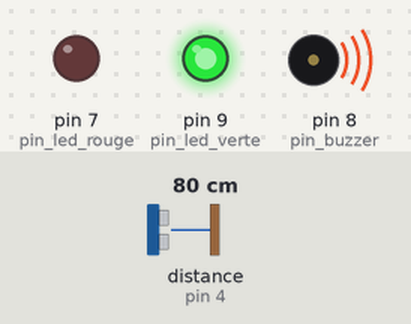
Bench run of a sketch on a simulated Arduino Uno, built with avr-gcc and run on an emulated ATmega328P. Shown: output pins drawn as LEDs (lit = HIGH), buzzer (waves = sounding). Wiring (inferred from the names in the program): ultrasonic range finder: trigger pin 4; echo pin 4. Inputs (shaded band) come from the test bench; at power-on: distance to the obstacle (sensor on pin 4) 80 cm.

Above: at 1.29 s.
1.3 s: distance to the obstacle (sensor on pin 4) set to 54 cm
4.3 s: distance to the obstacle (sensor on pin 4) set to 46 cm
At 4.76 s:
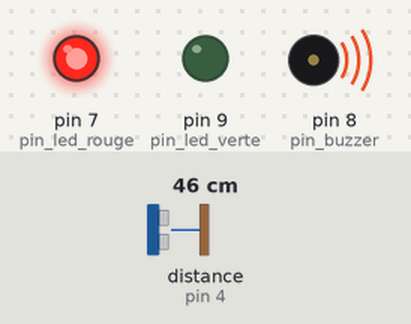
7.3 s: distance to the obstacle (sensor on pin 4) set to 60 cm
At 7.46 s:
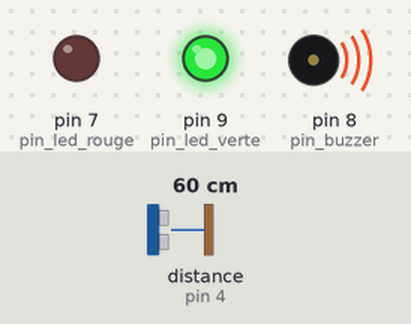
10.3 s: distance to the obstacle (sensor on pin 4) set to 2 cm
At 10.62 s:
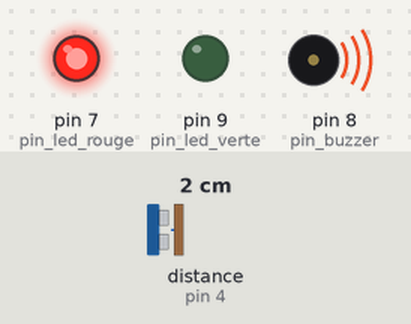
Timing chart, 0 to 13.3 s (numbered marks = the images above; inputs shaded):
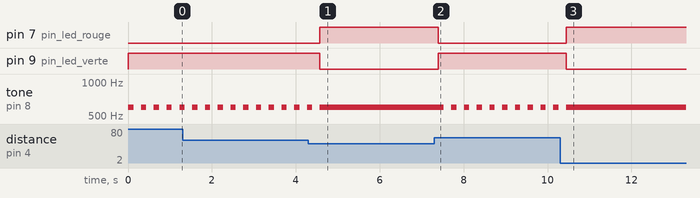

Measured:
- the behaviour switches between 51 and 50 cm on distance to the obstacle (sensor on pin 4) (found by bisection; images 0 and 1)
- after the input at 4.3 s, pin 7 (pin_led_rouge): LOW → HIGH after 0.27 s; pin 9 (pin_led_verte): HIGH → LOW after 0.27 s; tone on pin 8 (pin_buzzer): goes on until 4.6 s, then stays 600 Hz
- after the input at 7.3 s, pin 7 (pin_led_rouge): HIGH → LOW after 0.10 s; pin 9 (pin_led_verte): LOW → HIGH after 0.10 s; tone on pin 8 (pin_buzzer): alternates 600 Hz for 0.13 s and silent for 0.18 s, starting after 0.23 s
- after the input at 10.3 s, pin 7 (pin_led_rouge): LOW → HIGH after 0.14 s; pin 9 (pin_led_verte): HIGH → LOW after 0.14 s; tone on pin 8 (pin_buzzer): goes on until 10.4 s, then stays 600 Hz
- by itself, tone on pin 8 (pin_buzzer): alternates 600 Hz for 0.13 s and silent for 0.18 s

The sketch:

programme_2_prof.ino
```cpp
const float VITESSE_SON = 340.0;               // Vitesse du son en m/s
const int pin_Trigger = 4;
const int TIMEOUT = (6/VITESSE_SON)*1e6;       // TIMEOUT en µs (pour 6,0m aller/retour)
const int pin_led_verte = 9;
const int pin_led_rouge = 7;
const int pin_buzzer = 8;

/* Renvoie la distance mesurée en cm */
float getDistance() {
  unsigned long temps1;
  unsigned long duree_ar;
  pinMode(pin_Trigger, OUTPUT);
  digitalWrite(pin_Trigger, HIGH);
  delayMicroseconds(10);
  digitalWrite(pin_Trigger, LOW);
  pinMode(pin_Trigger, INPUT);
  while (digitalRead(pin_Trigger) == LOW) { }
  temps1 = micros();
  while (digitalRead(pin_Trigger) == HIGH and micros() - temps1 < TIMEOUT) { }
  // durée aller retour en mètres
  duree_ar = micros() - temps1;
   // Distance en mètres
  float distance = duree_ar*1e-6 * VITESSE_SON / 2;
  return distance;
}

void setup() {
  pinMode(pin_Trigger, OUTPUT);
  pinMode(pin_buzzer, OUTPUT);
  pinMode(pin_led_rouge, OUTPUT);
  pinMode(pin_led_verte, OUTPUT);
  Serial.begin(9600);
  delay(1);
}

void loop() {
    float distance;
    distance = getDistance();
    /* distance inférieure à 50cm */
    if(distance < 0.50) {
      digitalWrite(pin_led_rouge, HIGH);
      digitalWrite(pin_led_verte, LOW);
      tone(pin_buzzer,600,125);
      delay(125);
    }
    /* distance comprise entre 0.50m et 1.0m*/
    else {
      if(distance < 1.0) {
        digitalWrite(pin_led_rouge, LOW);
        digitalWrite(pin_led_verte, HIGH);
        tone(pin_buzzer,600,125);
        delay(300);
      }
      else {
      /* distance supérieure à 1.0m*/
      digitalWrite(pin_led_rouge, LOW);
      digitalWrite(pin_led_verte, HIGH);
      delay(125);
    }
  }
}
```
